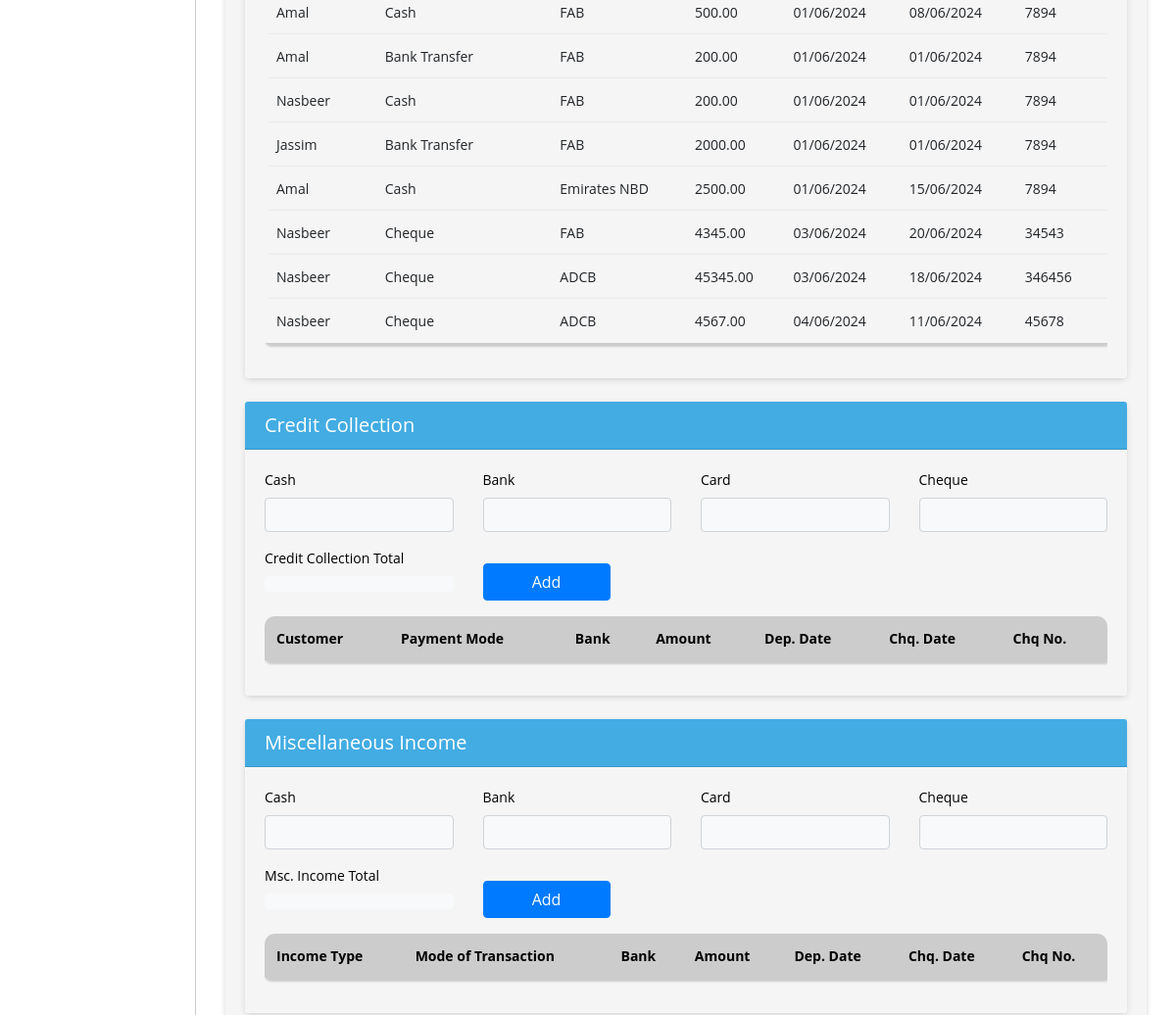
/bank-sales/ (signed in, middle part), run on an earlier commit of the app's database.
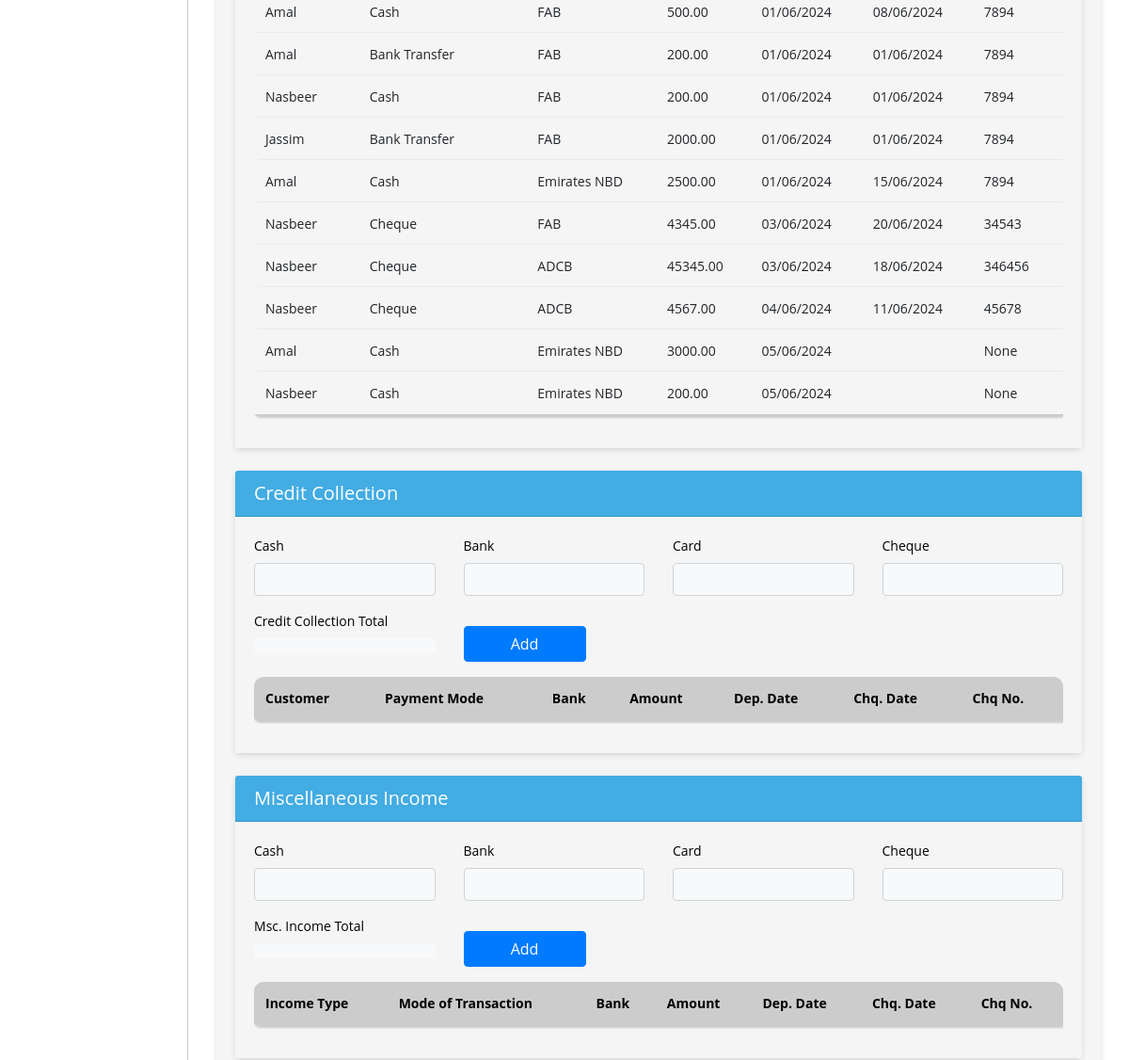
And on a later commit of the database.
### biztrackapp/models.py (models this page shows, shortened)
class BankSales(models.Model):
    customer = models.ForeignKey(Customer, on_delete=models.CASCADE)
    daily_summary_id = models.CharField(max_length=100, null=True, blank=True)
    mode_of_transaction = models.ForeignKey(TransactionMode, on_delete=models.CASCADE)
    amount = models.DecimalField(max_digits=10, decimal_places=2)
    bank = models.ForeignKey(Bank, on_delete=models.CASCADE)
    cheque_date = models.DateField(null=True, blank=True)
    cheque_no = models.CharField(max_length=255,null=True, blank=True)
    business_profile = models.CharField(max_length=255, null=True)
    created_on = models.DateTimeField(auto_now_add=True)
    updated_on = models.DateTimeField(auto_now=True)

class Customer(models.Model):
    name = models.CharField(max_length=255)
    business_profile = models.CharField(max_length=255, null=True)
    outstanding = models.DecimalField(max_digits=10, decimal_places=2)
    location = models.CharField(max_length=255)
    status = models.BooleanField(default=True)  # BooleanField to represent True or False
    created_on = models.DateTimeField(auto_now_add=True, null=True)

class TransactionMode(models.Model):
    CHOICES = [
        ('card', 'Card'),
        ('cash', 'Cash'),
        ('bank transfer', 'Bank Transfer'),
        ('cheque', 'Cheque'),
        ('credit', 'Credit'),
    ]
    name = models.CharField(max_length=255,choices=CHOICES)
    business_profile = models.CharField(max_length=255, null=True)
    status = models.BooleanField(default=False)
    created_on = models.DateTimeField(auto_now_add=True, null=True)

class Bank(models.Model):
    name = models.CharField(max_length=255, choices=BANK_CHOICES)
    account_number = models.CharField(max_length=50)
    opening_balance = models.DecimalField(max_digits=10, decimal_places=2)
    business_profile = models.CharField(max_length=255, null=True)
    status = models.BooleanField(default=False)
    created_on = models.DateTimeField(auto_now_add=True, null=True)
    update_on = models.DateTimeField(auto_now=True, null=True)

### biztrackapp/views.py (the view)
# urls.py: path('bank-sales/', list_bank_sales, name='list_bank_sales'),
def list_bank_sales(request):
    shop_admin = get_object_or_404(ShopAdmin, user=request.user)
    shop = shop_admin.shop
    business_profile = get_object_or_404(BusinessProfile, name=shop.name)
    bank_sales = BankSales.objects.filter(business_profile=business_profile.id)
    return render(request, 'create_daily_summary.html', {'bank_sales': bank_sales})

### biztrackapp/templates/create_daily_summary.html (shortened to what this page needs)
{% extends 'base.html' %}
{% block content %}
<div class="container ">
    <div class="card  ">
          <form method="post"  enctype="multipart/form-data" class="form" id="daily_summary_form">
        <div class="card-body ">
            <div class="card">
                <div class="card-body bg-white br-5">
                    <div class="table-responsive">
                    <table  class="table table-bordered table-striped "  id="tablebanksale" >
                        <tbody>
                            {% for sale in bank_sales %}
                            <tr>
                                <td>{{ sale.customer.name }}</td>
                                <td class="text-capitalize">{{ sale.mode_of_transaction.name }}</td>
                                <td>{{ sale.bank.name }}</td>
                                <td>{{ sale.amount }}</td>
                                <td>{{ sale.created_on|date:"d/m/Y" }}</td>
                                <td>{{ sale.cheque_date|date:"d/m/Y" }}</td>
                                <td>{{ sale.cheque_no }}</td>
                            </tr>
                            {% endfor %}
                        </tbody>
                    </table>
                </div>
                </div>
            </div>
            <div class="card  mt-4">
                <div class="card-header text-white">
                    <h5 class="text-left mb-0">Credit Collection</h5>
                </div>
                <div class="card-body bg-white  br-5">
                    <div class="row ">
                        <div class="col-md-3">
                            <label>Cash</label>
                            <input type="number" name="cash_collection" required class="form-control bg-light" id="id_cash_collection" tabindex="1" value="{{ credit_sale_total_cash_sale }}">
                        </div>
                        <div class="col-md-3">
                            <label>Bank </label>
                            <input type="number" name="bank_collection" required class="form-control bg-light" id="id_bank_collection" tabindex="2" value="{{ credit_sale_total_bank_sale }}" >
                        </div>
                        <div class="col-md-3">
                            <label>Card </label>
                            <input type="number" name="card_collection" required class="form-control bg-light" id="id_card_collection" tabindex="3" value="{{ credit_sale_total_card_sale }}">
                        </div>
                        <div class="col-md-3">
                            <label>Cheque</label>
                            <input type="number" name="cheque_collection" required class="form-control bg-light" id="id_cheque_collection" tabindex="4" value="{{ credit_sale_total_cheque_sale }}">
                        </div>
                    </div>
                    <div class="row mb-3 mt-2">
                        <div class="col-md-3">
                            <label>Credit Collection Total</label>
                            <div class="bg-light p-2 rounded">{{total_credit_sale_amount}}</div>
                        </div>
                        <div class="col-md-3 d-flex align-items-end">
                            <button type="button" class="btn btn-primary mt-3" data-toggle="modal" data-target="#creditCollectionModal">Add </button>
                        </div>
                    </div>
                    <div class="table-responsive">
                    <table id="tablecreditcollection"  class="table table-bordered table-striped nowrap"  style="width: 100%;">
                        <thead class="thead-light" style="border-color:transparent !important;">
                            <tr>
                                <th>Customer</th>
                                <th>Payment Mode</th>
                                <th>Bank</th>
                                <th>Amount</th>
                                <th>Dep. Date</th>
                                <th>Chq. Date</th>
                                <th>Chq No.</th>
                            </tr>
                        </thead>
                    </table>
                </div>
                </div>
            </div>
            <div class="card  mt-4">
                <div class="card-header text-white">
                    <h5 class="text-left mb-0">Miscellaneous Income</h5>
                </div>
                <div class="card-body bg-white  br-5">
                    <div class="row ">
                        <div class="col-md-3">
                            <label>Cash </label>
                            <input type="number" name="cash_msc_income" required class="form-control bg-light" id="id_cash_msc_income" tabindex="1" value="{{ mis_income_total_cash }}">
                        </div>
                        <div class="col-md-3">
                            <label>Bank </label>
                            <input type="number" name="bank_msc_income" required class="form-control bg-light" id="id_bank_msc_income" tabindex="2" value="{{ mis_income_total_bank }}" >
                        </div>
                        <div class="col-md-3">
                            <label>Card </label>
                            <input type="number" name="card_msc_income" required class="form-control bg-light" id="id_card_msc_income" tabindex="3" value="{{ mis_income_total_card }}">
                        </div>
                        <div class="col-md-3">
                            <label>Cheque </label>
                            <input type="number" name="cheque_msc_income" required class="form-control bg-light" id="id_cheque_msc_income" tabindex="4" value="{{ mis_income_total_cheque }}">
                        </div>
                    </div>
                    <div class="row mb-3 mt-2">
                        <div class="col-md-3">
                            <label>Msc. Income Total</label>
                            <div class="bg-light p-2 rounded">{{total_mis_income_amount}}</div>
                        </div>
                        <div class="col-md-3 d-flex align-items-end">
                            <button type="button" class="btn btn-primary mt-3" data-toggle="modal" data-target="#miscIncomeModal">Add</button>
                        </div>
                    </div>
                    <div class="table-responsive">
                    <table id="tablemscincome"  class="table table-bordered table-striped nowrap"  style="width: 100%;">
                        <thead class="thead-light" style="border-color: transparent !important;">
                            <tr>
                                <th>Income Type</th>
                                <th>Mode of Transaction</th>
                                <th>Bank</th>
                                <th>Amount</th>
                                <th>Dep. Date</th>
                                <th>Chq. Date</th>
                                <th>Chq No.</th>
                            </tr>
                        </thead>
                    </table>
                    </div>
                </div>
            </div>
        </div>
    </form>
    </div>
</div>
{% endblock %}

### biztrackapp/templates/base.html (shortened to what this page needs)
{% load static %}
<!DOCTYPE html>
<html lang="en">
<head>
    <link rel="stylesheet" href="https://stackpath.bootstrapcdn.com/bootstrap/4.3.1/css/bootstrap.min.css">
    <link href="https://templates.hibootstrap.com/farol/assets/css/style.css" rel="stylesheet">
    <link rel="stylesheet" href="https://use.fontawesome.com/releases/v5.8.2/css/all.css">
    <link rel="stylesheet" type="text/css" href="https://cdn.jsdelivr.net/npm/daterangepicker/daterangepicker.css" />
<link href="https://cdnjs.cloudflare.com/ajax/libs/awesomplete/1.1.5/awesomplete.min.css" rel="stylesheet">
<link rel="stylesheet" href="https://cdn.datatables.net/2.0.2/css/dataTables.bootstrap5.css">
<link rel="stylesheet" href="https://cdn.datatables.net/responsive/3.0.0/css/responsive.bootstrap5.css">
<link rel="stylesheet" type="text/css" href="https://cdn.datatables.net/buttons/2.2.2/css/buttons.bootstrap5.min.css">
<link href="https://cdn.jsdelivr.net/npm/select2@4.1.0-rc.0/dist/css/select2.min.css" rel="stylesheet" />
</head>
<body>
<div id="sidebar">
</div>
<div id="content">
    {% block content %}{% endblock %}
</div>
</body>
</html>

### biztrackapp/templates/base.html (style rules this page uses)
.btn { min-width: 130px !important; }
.form-control { height:35px !important; padding: 5px 20px !important; }
.table-bordered>:not(caption)>* { border-width: 0px !important; box-shadow: 2px 2px 2px 2px #ccc; border-radius:5px; }
body, p, h1, h2, h3, h4, h5, h6, a, li, label, input, div, span, small { font-family: "Open Sans", sans-serif !important; }
button:focus, button { outline: none !important; border: none; }
body, p, a, li, li>a { font-size:14px !important; }
body { padding-top: 56px; background-color: #ffffff !important; }
table thead th { vertical-align: bottom; border-bottom: 2px solid #dee2e6; background-color: #42ace3 !important; color: #fff !important; }
tbody { border-bottom: 0px !important; background-color: #f5f5f5 !important; }
#sidebar { height: 100%; width: 200px; position: fixed; top: 0; left: 0; background-color: #fff; padding-top: 36px; border-right:1px solid #ccc; }
.form-control { line-height: 1.25 !important; }
table { border:1px !important; }
#content { margin-left: 200px; padding: 15px; }
div>.table-responsive, table, table>thead { border-radius: 10px !important; }
.card { border:0px !important; margin-top:15px; margin-bottom:15px; box-shadow: 0px 2px 6px -1px #ccc; }
.card-body { background-color: #f5f5f5 !important; }
.card-header { background-color: #42ace3 !important; color:#fff !important; }
.card-header>a, .card-header>h5 { color:#fff !important; }
.btn-primary { --bs-btn-color: #fff; --bs-btn-bg: #3280cc; --bs-btn-border-color: #3280cc; --bs-btn-hover-color: #000; --bs-btn-hover-bg: #1d5c96; --bs-btn-hover-border-color: #3280cc; --bs-btn-focus-shadow-rgb: 0, 155, 132; --bs-btn-active-color: #000; --bs-btn-active-bg: #33c5af; --bs-btn-active-border-color: #3280cc; --bs-btn-active-shadow: inset 0 3px 5px rgba(0, 0, 0, 0.125); --bs-btn-disabled-color: #000; --bs-btn-disabled-bg: #3280cc; --bs-btn-disabled-border-color: #3280cc; }
input, select { width: 100%; padding: 0.375rem 0.75rem; margin-bottom: 0.5rem; font-size: 1rem; line-height: 1.5; color: #495057; background-color: #fff; background-clip: padding-box; border: 1px solid #ced4da; border-radius: 0.25rem; transition: border-color 0.15s ease-in-out, box-shadow 0.15s ease-in-out; }

### biztrackapp/templates/create_daily_summary.html (style rules this page uses)
table thead th { vertical-align: bottom; border-bottom: 2px solid #dee2e6; background-color: #ccc !important; color: #000 !important; }
.bg-white { color:#000 !important; }
.br-5 { border-radius: 5px !important; }

What changed in the data, as far as the page shows it:
added BankSales: customer.name "Amal", mode_of_transaction.name "Cash", bank.name "Emirates NBD", amount "3000.00", created_on "05/06/2024", cheque_no "None"
added BankSales: customer.name "Nasbeer", mode_of_transaction.name "Cash", bank.name "Emirates NBD", amount "200.00", created_on "05/06/2024", cheque_no "None"
